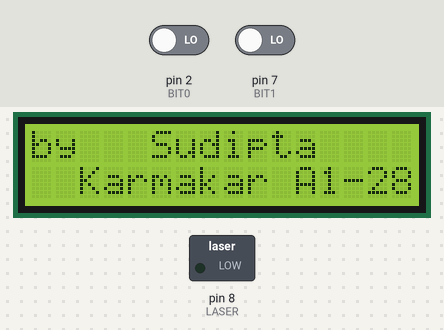
Recording of a sketch running on a simulated Arduino Uno, built with avr-gcc and run on an emulated ATmega328P. Parts: 16×2 character LCD, switched loads named in the sketch (green lamp = pin HIGH). The inputs (shaded band) are chosen by the test bench; at power-on: pin 2 (BIT0) LOW, pin 7 (BIT1) LOW.

Above: at 1.7 s.
At 7.9 s:
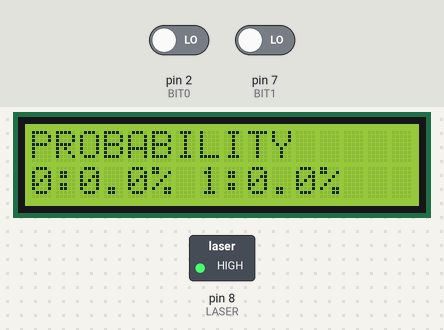
8.0 s: pin 2 (BIT0) driven HIGH
At 10.1 s:
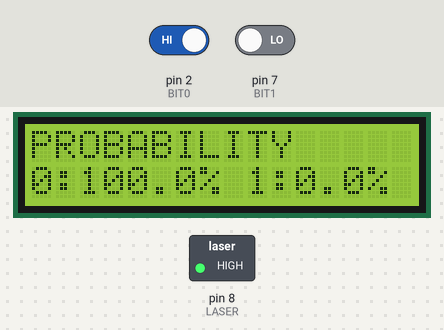
11.0 s: pin 7 (BIT1) driven HIGH
At 12.9 s:
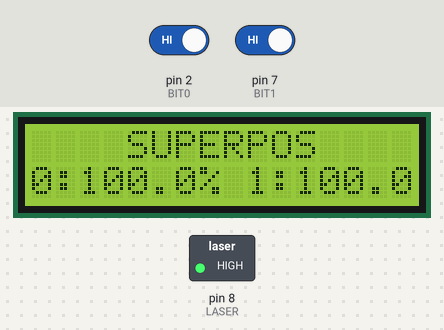
13.3 s: pin 2 (BIT0) driven LOW
At 14.6 s:
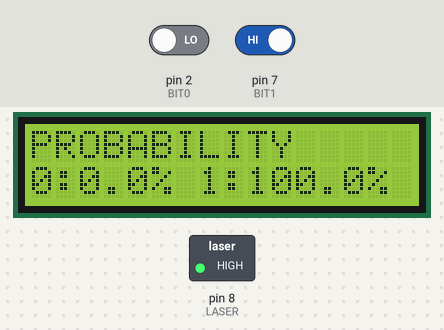
Timing chart, 0 to 16.3 s (numbered marks = the images above; inputs shaded):
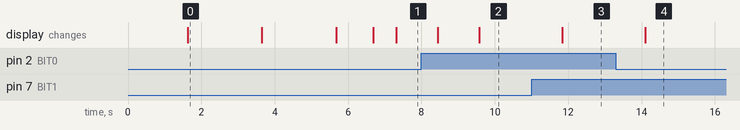

Measured:
- after the input at 8.0 s, the display: first changes after 0.44 s (image 2 shows a later state)
- after the input at 11.0 s, the display: changes after 0.83 s (image 3)
- after the input at 13.3 s, the display: changes after 0.80 s (image 4)
- what the display in image 0 shows lasts 2.0 s, from 1.6 s to 3.6 s

The sketch:

Quantum_Circuit_Cpp_Code.ino
```cpp
#include <Wire.h>
#include <LiquidCrystal_I2C.h>

//Copyright https://github.com/sudip-2k6/Quantum-Circuit-Project

LiquidCrystal_I2C lcd(0x27, 16, 2);

#define BIT0 2   // LDR 1  (|0>)  → D2
#define BIT1 7   // LDR 2  (|1>)  → D7
#define LASER 8  // Laser control pin

void setup() {
  pinMode(BIT0, INPUT);
  pinMode(BIT1, INPUT);
  pinMode(LASER, OUTPUT);

  digitalWrite(LASER, LOW); // laser OFF at start

  lcd.begin(16, 2);
  lcd.backlight();

  // --- Startup message ---
  lcd.setCursor(0,0);
  lcd.print("Quantum circuit");
  lcd.setCursor(0,1);
  lcd.print("undr Ranabir Sir");
  delay(1500);
  lcd.clear();
  // --- Creator message
  lcd.setCursor(0,0);
  lcd.print("by   Sudipta");
  lcd.setCursor(0,1);
  lcd.print("  Karmakar A1-28");
  delay(2000);
  lcd.clear();

  // --- Laser starting ---
  lcd.setCursor(0,0);
  lcd.print(" LASER STARTING");
  delay(2000);          // wait 1 second

  digitalWrite(LASER, HIGH); // turn ON laser

  lcd.clear();
  lcd.setCursor(0,0);
  lcd.print("LDR Calibration");
  lcd.setCursor(0,1);
  lcd.print("   has started   ");
  delay(1000);

  lcd.clear();
}

void loop() {

  int count0 = 0;
  int count1 = 0;
  int samples = 120;

  // take measurements
  for(int i=0; i<samples; i++){
    int b0 = digitalRead(BIT0);
    int b1 = digitalRead(BIT1);

    if(b0 == 1) count0++;
    if(b1 == 1) count1++;

    delay(5);
  } // Copyright https://github.com/sudip-2k6/Quantum-Circuit-Project

  float p0 = (count0 * 100.0) / samples;
  float p1 = (count1 * 100.0) / samples;

  lcd.clear();

  // ---- Title line ----
  if (count0 > 0 && count1 > 0) {
    lcd.setCursor(0,0);
    lcd.print("    SUPERPOS");
  }
  else {
    lcd.setCursor(0,0);
    lcd.print("PROBABILITY");
  }

  // ---- Side by side probabilities ----
  lcd.setCursor(0,1);
  lcd.print("0:");
  lcd.print(p0,1);
  lcd.print("% ");

  lcd.print("1:");
  lcd.print(p1,1);
  lcd.print("%");

  delay(500);
}
```
